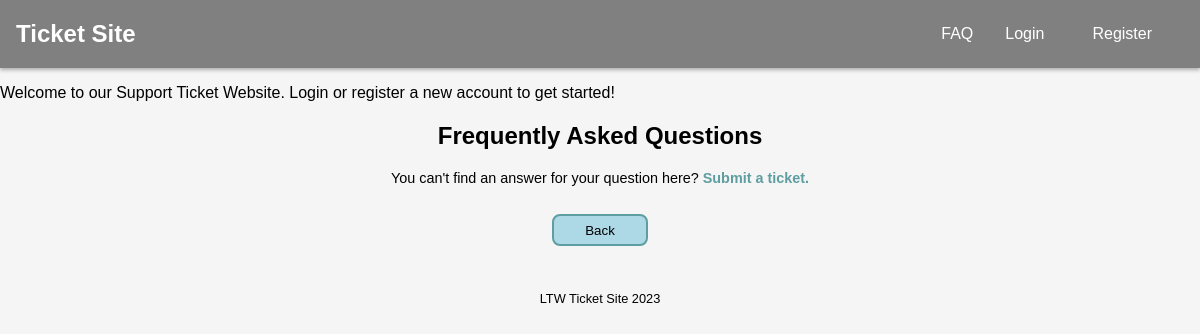
The app's page /pages/faq.php, older data.
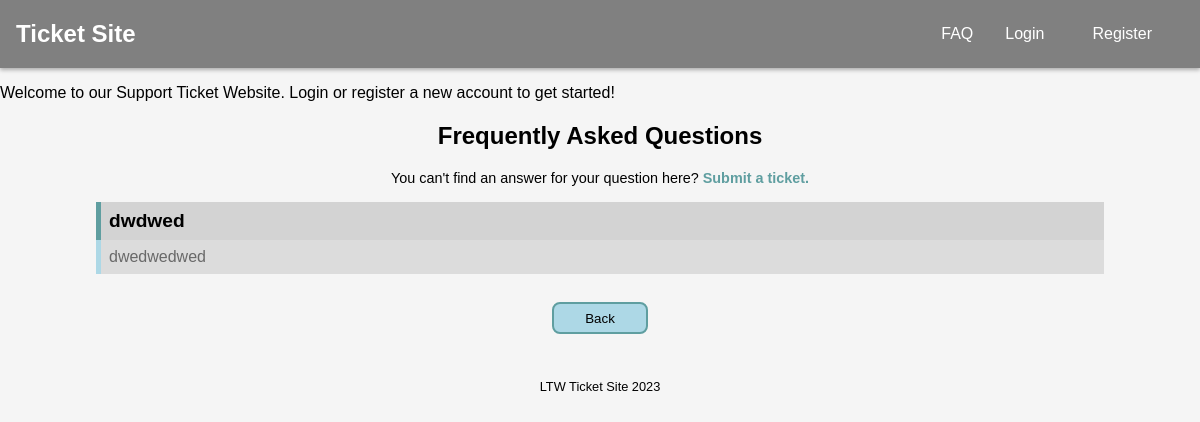
The same page, newer data.
### tables this page shows
CREATE TABLE faq (
    id INTEGER PRIMARY KEY AUTOINCREMENT,
    question TEXT NOT NULL,
    answer TEXT NOT NULL
);

### pages/faq.php (called while the page is built, shortened)
<?php
require_once('../utils/session.php');
$session = new Session();
$db = getDataBaseConnection();
require_once('../templates/common.tpl.php');
require_once('../templates/faq.tpl.php');
require_once('../database/classes/faq.class.php');
$faqs = FAQ::getAllFAQ($db);
drawHeader($session);
drawFAQ($faqs);
drawButton('Back', '../pages');
drawFooter();
?>

### utils/session.php (called while the page is built, shortened)
<?php
    class Session {
        public function isLoggedIn() : bool {
            return isset($_SESSION['id']);
        }
    }

### database/classes/faq.class.php (called while the page is built, shortened)
<?php
    class FAQ {
        public function __construct(int $id, string $question, string $answer){
            $this->question = $question;
            $this->answer = $answer;
        }
        static function getAllFAQ(PDO $db) : array {
            $stmt = $db->prepare('SELECT * FROM faq');
            $stmt->execute();
            $faqs = array();
            while($faq = $stmt->fetch()){
                $faqs[] = new FAQ($faq['id'], $faq['question'], $faq['answer']);
            }
            return $faqs;
        }
    }
?>

### templates/faq.tpl.php (the view, shortened to what this page needs)
<?php function drawFAQ(array $faqs) { ?>
    <div class="faq_section">
        <h2>Frequently Asked Questions</h2>
        <p>You can't find an answer for your question here? <a href="../pages/ticketsubmission.php">Submit a ticket.</a></p>
        <dl>
            <?php foreach($faqs as $faq) { ?>
                <dt><?=$faq->question?></dt>
                <dd><?=$faq->answer?></dd>
            <?php } ?>
        </dl>
    </div>
<?php } ?>

### templates/common.tpl.php (shortened to what this page needs)
<?php function drawHeader(Session $session) { ?>
<!DOCTYPE html>
<html lang="en-US">
    <head>
        <link rel="stylesheet" href="../css/style.css">
    </head>
    <body>
        <header>
            <nav>
                <h1><a href="../pages/">Ticket Site</a></h1>
                <div id="nav_buttons">
                    <p><a href="../pages/faq.php">FAQ</a></p>
                    <?php
                        if($session->isLoggedIn()) drawLoggedIn();
                        else drawLoggedOff();
                    ?>
<?php } ?>
<?php function drawLoggedOff() { ?>
            <p><a href="../pages/login.php">Login</a><p>
            <p><a href="../pages/register.php">Register</a><p>
        </div>
    </nav>
</header>
<main>
    <p>Welcome to our Support Ticket Website. Login or register a new account to get started!</p>
<?php } ?>
<?php function drawFooter() { ?>
        </main>
        <footer>
            LTW Ticket Site 2023
        </footer>
    </body>
</html>
<?php } ?>
<?php function drawButton(string $text, string $path) { ?>
<button class="special"><a href="<?=$path?>"><?=$text?></a></button>
<?php } ?>

### css/style.css (style rules this page uses)
body { font-family: Arial, Helvetica, sans-serif; background-color: whitesmoke; margin: 0; padding: 0; }
header { background-color: grey; display: grid; box-shadow: 0 2px 4px rgba(0, 0, 0, 0.3); }
nav { display: flex; justify-content: space-between; align-items: center; }
nav h1 a { text-decoration: none; color: white; margin-left: 1rem; }
#nav_buttons { display: flex; align-items: center; }
#nav_buttons * { text-decoration: none; color: white; margin-right: 1em; }
footer { position: relative; top: 1em; font-size: 0.8rem; width: 100%; text-align: center; margin-bottom: 1rem; }
button.special { width: 8%; height: 2rem; margin: auto; margin-top: 1.8rem; margin-bottom: 2rem; background-color: lightblue; border-radius: 0.6em; border: 2px solid cadetblue; display: flex; justify-content: center; }
button.special a { display: flex; justify-content: center; align-items: center; text-decoration: none; color: black; width: 100%; height: 100%; }
.faq_section h2 { text-align: center; }
.faq_section p { font-size: 0.9rem; text-align: center; }
.faq_section p a { font-weight: bold; color:cadetblue; text-decoration: none; }
.faq_section dl dt { font-weight: bold; font-size: 1.2rem; background-color: lightgrey; padding: 0.5rem; border-left: 5px solid cadetblue; margin: 1rem 6rem 0; }
.faq_section dl dd { color: dimgray; background-color: gainsboro; padding: 0.5rem; border-left: 5px solid lightblue; margin: 0 6rem 1rem; }

Row changes from the older to the newer data that the page shows:
added faq: question "dwdwed", answer "dwedwedwed"
